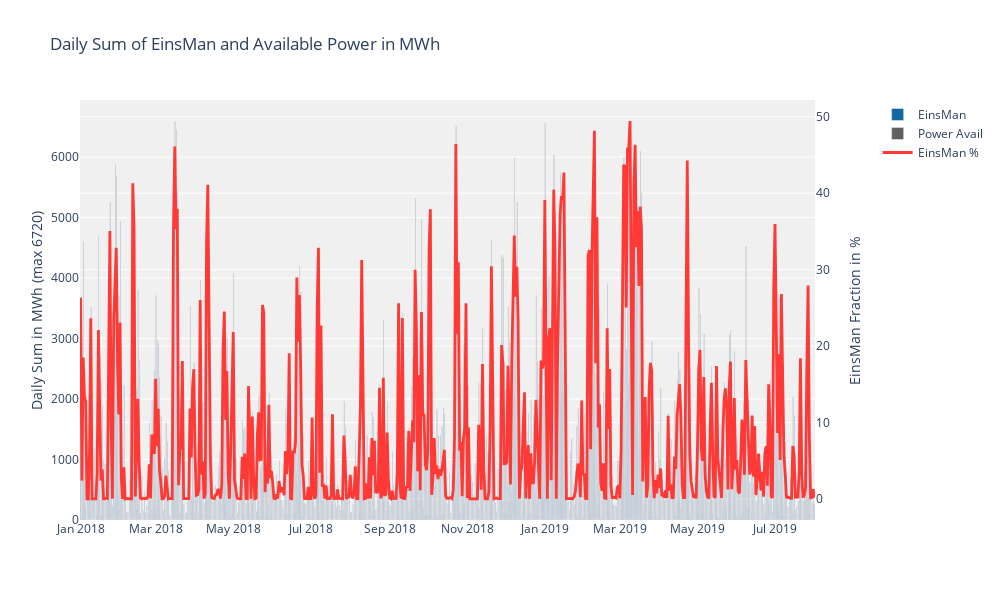

Source (notebook cell):
### Code cell
# Plotly Visualisation of Predicted and Actual EinsMan and Available Power daily sums in MWh:
# all values are daily sums, here displayed in MWh
# total installed power equals a maximum daily sum of 6720 MWh

from plotly.offline import iplot


#x  = y_test_rfr_day_sum_frac.index
#y1 = y_test_rfr_day_sum_frac.EinsMan_test_MWh
#y2 = y_pred_rfr_day_sum_frac.EinsMan_pred_MWh
#y3 = y_test_rfr_day_sum_frac.Power_avail_MWh



tf_start = '2018-01'
tf_end   = '2019-08'
timeframe = (df_quadra_day_sum_frac.index >= tf_start) & (df_quadra_day_sum_frac.index <= tf_end)

x  = df_quadra_day_sum_frac[timeframe].index
y1 = df_quadra_day_sum_frac[timeframe].EinsMan_MWh
y2 = df_quadra_day_sum_frac[timeframe].Power_avail_MWh
#y3 = df_quadra_mon_sum_frac[timeframe].Power_max_MWh

y4 = df_quadra_day_sum_frac[timeframe].EinsMan_frac_avail

#fig = go.Figure()

# Create figure with secondary y-axis
fig = make_subplots(specs=[[{"secondary_y": True}]])


fig.add_trace(go.Bar(x=x, y=y1,
                     name='EinsMan',
                     marker_color='#1468a2'),
                     secondary_y=False
                    )

fig.add_trace(go.Bar(x=x, y=y2,
                     name='Power Avail',
                     marker_color='#606060'),
                     secondary_y=False
                    )

#fig.add_trace(go.Bar(x=x, y=y3,
#                     name='Power Max',
#                     marker_color='#606060'))


fig.add_trace(go.Scatter(x=x, y=y4,
                         name='EinsMan %',
                         line_color='#FF3A36',
                         line_width=2.8),
                         secondary_y=True
                        ) # dimgray, #29A073


fig.update_layout(barmode='group',
                  bargap=0.15,
                  bargroupgap=0.1,
                  title_text='Daily Sum of EinsMan and Available Power in MWh',
                  #xaxis_title = 'Time',
                  yaxis_title = 'Daily Sum in MWh, EinsMan Fraction in %',
                  #xaxis_tickangle=-45,
                  #xaxis_rangeslider_visible=True,
                  #paper_bgcolor='#C8C8C8',
                  # font=dict(family='Courier New, monospace', size=18, color='#7f7f7f')
                  plot_bgcolor='#F0F0F0',
                  height=600,
                  width=1000)

#fig.update_layout(
#    title_text="Double Y Axis Example"
#)


# Set x-axis title
#fig.update_xaxes(title_text="xaxis title")

# Set y-axes titles
fig.update_yaxes(title_text='Daily Sum in MWh (max 6720)', secondary_y=False)
#fig.update_yaxes(nticks=6)
#fig.update_yaxes(range=[0, max(y2) + (y2/100)*30], secondary_y=False)
fig.update_yaxes(title_text='EinsMan Fraction in %', secondary_y=True)
#fig.update_yaxes(nticks=6, secondary_y=True)
#fig.update_yaxes(range=[0, max(y4) + (y4/100)*30], secondary_y=True)

#iplot(fig)

folder_name = '/Users/dbuettner/nf-ds/Week_9_and_beyond/Capstone_Project/Quadra/plots'
plot_name   = 'Daily_Sum_EinsMan_Power_Avail.png'
#pio.write_image(fig, folder_name + plot_name)
fig.show()

### Figure 1 — Plotly figure (JSON) as saved in the notebook; plotly's stock layout.template omitted (floating-point values rounded to 4 significant figures; data arrays with more than 128 entries replaced by an {"elided": "..."} marker saying what was removed)
{"data": [{"marker": {"color": "#1468a2"}, "name": "EinsMan", "type": "bar", "x": {"elided": "578 str values"}, "xaxis": "x", "y": {"elided": "578 float values"}, "yaxis": "y"}, {"marker": {"color": "#606060"}, "name": "Power Avail", "type": "bar", "x": {"elided": "578 str values"}, "xaxis": "x", "y": {"elided": "578 float values"}, "yaxis": "y"}, {"line": {"color": "#FF3A36", "width": 2.8}, "name": "EinsMan %", "type": "scatter", "x": {"elided": "578 str values"}, "xaxis": "x", "y": {"elided": "578 float values"}, "yaxis": "y2"}], "layout": {"bargap": 0.15, "bargroupgap": 0.1, "barmode": "group", "height": 600, "plot_bgcolor": "#F0F0F0", "title": {"text": "Daily Sum of EinsMan and Available Power in MWh"}, "width": 1000, "xaxis": {"anchor": "y", "domain": [0, 0.94]}, "yaxis": {"anchor": "x", "domain": [0, 1], "title": {"text": "Daily Sum in MWh (max 6720)"}}, "yaxis2": {"anchor": "x", "overlaying": "y", "side": "right", "title": {"text": "EinsMan Fraction in %"}}}}
